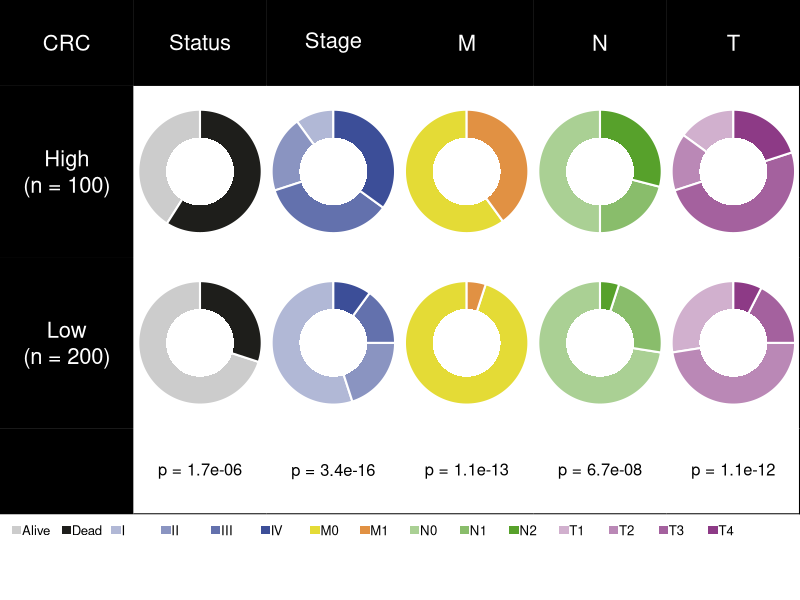

Reproduce this figure in R.
## ---- chunk 1
knitr::opts_chunk$set(echo = TRUE)
## ---- chunk 2
library(dplyr)
library(ggplot2)
Sys.setenv(LANGUAGE = "en") #显示英文报错信息 # error messages are displayed in English
options(stringsAsFactors = FALSE) #禁止chr转成factor # It is forbidden to convert chr into factor
## ---- chunk 3
dat <- read.table("easy_input.txt",row.names = 1,sep = "\t",header = T,check.names = F,stringsAsFactors = F)
head(dat)

# 按Risk分成High和Low，计算各列数值。
# The value of each column is calculated according to the risk divided into high and low.
gname <- "Risk"
vname <- setdiff(colnames(dat), gname)
pie.high <- pie.low <- list()
fisher.p <- c()
for (i in vname) {
  tmp <- table(dat[,gname], dat[,i])
  p <- format(fisher.test(tmp)$p.value,digits = 2)
  names(p) <- i
  fisher.p <- c(fisher.p, p)
  
  pie.dat <- 
    tmp %>% as.data.frame() %>% group_by(Var1) %>% mutate(Pct = Freq/sum(Freq)) %>% as.data.frame()
  
  # 表格内的两行对应Risk的两类：Risk high和Risk low
  # The two rows in the table correspond to the two types of Risk: Risk high and Risk low
  pie.high[[i]] <- pie.dat[which(pie.dat$Var1 == "High"),]
  pie.low[[i]] <- pie.dat[which(pie.dat$Var1 == "Low"),]
}
## ---- chunk 4
# 设置颜色
# Set the color
black  <- "#1E1E1B"
blue   <- "#3C4E98"
yellow <- "#E4DB36"
orange <- "#E19143"
green  <- "#57A12B"
cherry <- "#8D3A86"

# 创建颜色
# Create a color
status.col <- c("grey80",black)
stage.col <- alpha(blue, c(0.4, 0.6, 0.8, 1))
M.col <- c(yellow, orange)
N.col <- alpha(green, c(0.5, 0.7, 1))
T.col <- alpha(cherry, c(0.4, 0.6, 0.8, 1))

# 硬核base plot一块一块画，当然也可以把其中的pie chart提取出来后期AI或者PPT拼接也是比较方便的

# Hardcore base plotting system allows manual construction of plots piece by piece. Alternatively, you can export individual pie charts for post-processing and assembly in tools like Adobe Illustrator or PowerPoint—this hybrid workflow offers flexibility.

pdf("pieTable.pdf",width = 7, height = 5)
showLayout <- F # 默认不在最终pdf的首页显示layout结构，不过建议初次绘制的时候改为TRUE看一下，方便理解。# By default, the layout structure is not displayed on the first page of the final PDF. However, it is recommended to set this option to TRUE during initial plotting to visualize the layout, which aids in comprehension.

# 设置画面布局，相同数字代表同一区块，数字越多代表该区块所占面积越大（一共25个区域）
# Set the screen layout, the same number represents the same block, and the more numbers represent the larger the area occupied by the block (a total of 25 areas)
layout(matrix(c( 1, 1, 1,  2, 2, 2,  3, 3, 3,  4, 4, 4,  5, 5, 5,  6, 6, 6,
                 7, 7, 7,  8, 8, 8,  9, 9, 9, 10,10,10, 11,11,11, 12,12,12,
                 7, 7, 7,  8, 8, 8,  9, 9, 9, 10,10,10, 11,11,11, 12,12,12,
                13,13,13, 14,14,14, 15,15,15, 16,16,16, 17,17,17, 18,18,18,
                13,13,13, 14,14,14, 15,15,15, 16,16,16, 17,17,17, 18,18,18,
                19,19,19, 20,20,20, 21,21,21, 22,22,22, 23,23,23, 24,24,24,
                25,25,25, 25,25,25, 25,25,25, 25,25,25, 25,25,25, 25,25,25),
              byrow = T,nrow = 7))

if(showLayout) {
  layout.show(n = 25) # 直观展示画布分布 # Visualize the distribution of canvases
}

#-------------------------#
# 画布区域1-6：绘制图抬头 #
# Canvas area 1-6: Draw the picture on your head #
#-------------------------#

par(bty="n", mgp = c(0,0,0), mar = c(0,0,0,0), lwd = 2) # 基础参数，各边界距离为0 # For the basic parameters, the distance between each boundary is 0
plot(1,1,
     xlab = "",xaxt = "n", # 不显示x坐标轴 # The x-axis is not displayed
     ylab = "",yaxt = "n") # 不显示y坐标轴 # The y-axis is not displayed
rect(par("usr")[1],par("usr")[3],par("usr")[2],par("usr")[4],col = "black") # 背景涂黑 # The background is blackened
text((par("usr")[1]+par("usr")[2])/2, # 用par("usr")来获取该画布的绝对位置 # Use par("usr") to get the absolute position of the canvas
     (par("usr")[3]+par("usr")[4])/2,
     "CRC",cex = 2, col = "white") # 显示图标题 # Displays the title of the diagram

plot(1,1,
     xlab = "",xaxt = "n", # 不显示x坐标轴 # The x-axis is not displayed
     ylab = "",yaxt = "n") # 不显示y坐标轴 # The y-axis is not displayed
rect(par("usr")[1],par("usr")[3],par("usr")[2],par("usr")[4],col = "black") # 背景涂黑 # The background is blackened
text((par("usr")[1]+par("usr")[2])/2, # 用par("usr")来获取该画布的绝对位置 # Use par("usr") to get the absolute position of the canvas
     (par("usr")[3]+par("usr")[4])/2,
     "Status",cex = 2, col = "white") # 显示图标题 # Displays the title of the diagram

plot(1,1,
     xlab = "",xaxt = "n", # 不显示x坐标轴 # The x-axis is not displayed
     ylab = "",yaxt = "n") # 不显示y坐标轴 # The y-axis is not displayed
rect(par("usr")[1],par("usr")[3],par("usr")[2],par("usr")[4],col = "black") # 背景涂黑 # The background is blackened
text((par("usr")[1]+par("usr")[2])/2, # 用par("usr")来获取该画布的绝对位置 # Use par("usr") to get the absolute position of the canvas
     (par("usr")[3]+par("usr")[4])/2,
     "Stage",cex = 2, col = "white") # 显示图标题 # Displays the title of the diagram

plot(1,1,
     xlab = "",xaxt = "n", # 不显示x坐标轴 # The x-axis is not displayed
     ylab = "",yaxt = "n") # 不显示y坐标轴 # The y-axis is not displayed
rect(par("usr")[1],par("usr")[3],par("usr")[2],par("usr")[4],col = "black") # 背景涂黑 # The background is blackened
text((par("usr")[1]+par("usr")[2])/2, # 用par("usr")来获取该画布的绝对位置 # Use par("usr") to get the absolute position of the canvas
     (par("usr")[3]+par("usr")[4])/2,
     "M",cex = 2, col = "white") # 显示图标题 # Displays the title of the diagram

plot(1,1,
     xlab = "",xaxt = "n", # 不显示x坐标轴 # The x-axis is not displayed
     ylab = "",yaxt = "n") # 不显示y坐标轴 # The y-axis is not displayed
rect(par("usr")[1],par("usr")[3],par("usr")[2],par("usr")[4],col = "black") # 背景涂黑 # The background is blackened
text((par("usr")[1]+par("usr")[2])/2, # 用par("usr")来获取该画布的绝对位置 # Use par("usr") to get the absolute position of the canvas
     (par("usr")[3]+par("usr")[4])/2,
     "N",cex = 2, col = "white") # 显示图标题 # Displays the title of the diagram

plot(1,1,
     xlab = "",xaxt = "n", # 不显示x坐标轴 # The x-axis is not displayed
     ylab = "",yaxt = "n") # 不显示y坐标轴 # The y-axis is not displayed
rect(par("usr")[1],par("usr")[3],par("usr")[2],par("usr")[4],col = "black") # 背景涂黑 # The background is blackened
text((par("usr")[1]+par("usr")[2])/2, # 用par("usr")来获取该画布的绝对位置 # Use par("usr") to get the absolute position of the canvas
     (par("usr")[3]+par("usr")[4])/2,
     "T",cex = 2, col = "white") # 显示图标题  # Displays the title of the diagram


#--------------------------------------#
# 画布区域7-12：绘制High组抬头和扇形图#
# Canvas area 7-12: Draw a High group head and fan diagram#
#--------------------------------------#

plot(1,1,
     xlab = "",xaxt = "n", 
     ylab = "",yaxt = "n") 
rect(par("usr")[1],par("usr")[3],par("usr")[2],par("usr")[4],col = "black") 
text((par("usr")[1]+par("usr")[2])/2,
     (par("usr")[3]+par("usr")[4])/2,
     "High\n(n = 100)",cex = 2, col = "white") 

# High group
# 高组
pie(pie.high$Status$Pct, 
    col = status.col, 
    border = "white",  
    radius = 1, 
    labels = NA,
    init.angle = 90)
symbols(0,0, circles = .55, inches = FALSE, col = "white", bg = "white", lty = 0, add = TRUE)

pie(pie.high$Stage$Pct, 
    col = stage.col, 
    border = "white",  
    radius = 1, 
    labels = NA,
    init.angle = 90)
symbols(0,0, circles = .55, inches = FALSE, col = "white", bg = "white", lty = 0, add = TRUE)

pie(pie.high$M$Pct, 
    col = M.col, 
    border = "white",  
    radius = 1, 
    labels = NA,
    init.angle = 90)
symbols(0,0, circles = .55, inches = FALSE, col = "white", bg = "white", lty = 0, add = TRUE)

pie(pie.high$N$Pct, 
    col = N.col, 
    border = "white",  
    radius = 1, 
    labels = NA,
    init.angle = 90)
symbols(0,0, circles = .55, inches = FALSE, col = "white", bg = "white", lty = 0, add = TRUE)

pie(pie.high$`T`$Pct, 
    col = T.col, 
    border = "white",  
    radius = 1, 
    labels = NA,
    init.angle = 90)
symbols(0,0, circles = .55, inches = FALSE, col = "white", bg = "white", lty = 0, add = TRUE)
abline(v = par("usr")[2], col = "black") # 右侧封上黑线 # The right side is covered with a black line

#--------------------------------------#
# 画布区域13-18：绘制Low组抬头和扇形图 #
# Canvas area 13-18: Draw a low group head up and fan diagram #
#--------------------------------------#

plot(1,1,
     xlab = "",xaxt = "n", 
     ylab = "",yaxt = "n") 
rect(par("usr")[1],par("usr")[3],par("usr")[2],par("usr")[4],col = "black") # 背景涂黑
text((par("usr")[1]+par("usr")[2])/2, # 用par("usr")
     (par("usr")[3]+par("usr")[4])/2,
     "Low\n(n = 200)",cex = 2, col = "white") 

# Low group
# 低组
pie(pie.low$Status$Pct, 
    col = status.col, 
    border = "white",  
    radius = 1, 
    labels = NA,
    init.angle = 90)
symbols(0,0, circles = .55, inches = FALSE, col = "white", bg = "white", lty = 0, add = TRUE)

pie(pie.low$Stage$Pct, 
    col = stage.col, 
    border = "white",  
    radius = 1, 
    labels = NA,
    init.angle = 90)
symbols(0,0, circles = .55, inches = FALSE, col = "white", bg = "white", lty = 0, add = TRUE)

pie(pie.low$M$Pct, 
    col = M.col, 
    border = "white",  
    radius = 1, 
    labels = NA,
    init.angle = 90)
symbols(0,0, circles = .55, inches = FALSE, col = "white", bg = "white", lty = 0, add = TRUE)

pie(pie.low$N$Pct, 
    col = N.col, 
    border = "white",  
    radius = 1, 
    labels = NA,
    init.angle = 90)
symbols(0,0, circles = .55, inches = FALSE, col = "white", bg = "white", lty = 0, add = TRUE)

pie(pie.low$`T`$Pct, 
    col = T.col, 
    border = "white",  
    radius = 1, 
    labels = NA,
    init.angle = 90)
symbols(0,0, circles = .55, inches = FALSE, col = "white", bg = "white", lty = 0, add = TRUE)
abline(v = par("usr")[2], col = "black") # 右侧封上黑线

#--------------------------------#
# 画布区域19-24：绘制空抬头和p值 #
# Canvas area 19-24: Draw empty headers and p-values#
#--------------------------------#

plot(1,1,
     xlab = "",xaxt = "n", 
     ylab = "",yaxt = "n") 
rect(par("usr")[1],par("usr")[3],par("usr")[2],par("usr")[4],col = "black") 

plot(1,1,col = "white",
     xlab = "",xaxt = "n", 
     ylab = "",yaxt = "n") 
text((par("usr")[1]+par("usr")[2])/2,
     (par("usr")[3]+par("usr")[4])/2,
     paste0("p = ",fisher.p["Status"]),cex = 1.5, col = "black") 
abline(h = par("usr")[3], col = "black") 

plot(1,1,col = "white",
     xlab = "",xaxt = "n", 
     ylab = "",yaxt = "n") 
text((par("usr")[1]+par("usr")[2])/2, 
     (par("usr")[3]+par("usr")[4])/2,
     paste0("p = ",fisher.p["Stage"]),cex = 1.5, col = "black") 
abline(h = par("usr")[3], col = "black")

plot(1,1,col = "white",
     xlab = "",xaxt = "n",
     ylab = "",yaxt = "n") 
text((par("usr")[1]+par("usr")[2])/2, 
     (par("usr")[3]+par("usr")[4])/2,
     paste0("p = ",fisher.p["M"]),cex = 1.5, col = "black") 
abline(h = par("usr")[3], col = "black")

plot(1,1,col = "white",
     xlab = "",xaxt = "n", 
     ylab = "",yaxt = "n") 
text((par("usr")[1]+par("usr")[2])/2, 
     (par("usr")[3]+par("usr")[4])/2,
     paste0("p = ",fisher.p["N"]),cex = 1.5, col = "black") 
abline(h = par("usr")[3], col = "black")

plot(1,1,col = "white",
     xlab = "",xaxt = "n", 
     ylab = "",yaxt = "n") 
text((par("usr")[1]+par("usr")[2])/2, 
     (par("usr")[3]+par("usr")[4])/2,
     paste0("p = ",fisher.p["T"]),cex = 1.5, col = "black") 
abline(h = par("usr")[3], col = "black") 
abline(v = par("usr")[2], col = "black") 

#----------------------#
# 画布区域25：绘制图例 #
# Canvas area 25: Draw a legend#
#----------------------#

plot(0,0,col = "white",
     xlab = "",xaxt = "n", 
     ylab = "",yaxt = "n") 
legend("topleft",
       legend = c("Alive","Dead",
                  "I","II","III","IV",
                  "M0","M1",
                  "N0","N1","N2",
                  "T1","T2","T3","T4"),
       fill = c(status.col,
                stage.col,
                M.col,
                N.col,
                T.col),
       border = NA, # 图例颜色没有边框 # The legend color has no border
       bty = "n", # 图例没有边框 # The legend has no borders
       cex = 1.2,
       #box.lwd = 3,
       x.intersp = 0.05,
       y.intersp = 1,
       text.width = 0.075, # 图例的间隔 # The interval of the legend
       horiz = T) #  horiz = T) # 图例水平放置 # The legend is placed horizontally


# 关闭图像句柄
# Close the image handle
invisible(dev.off())
## ---- chunk 5
sessionInfo()
